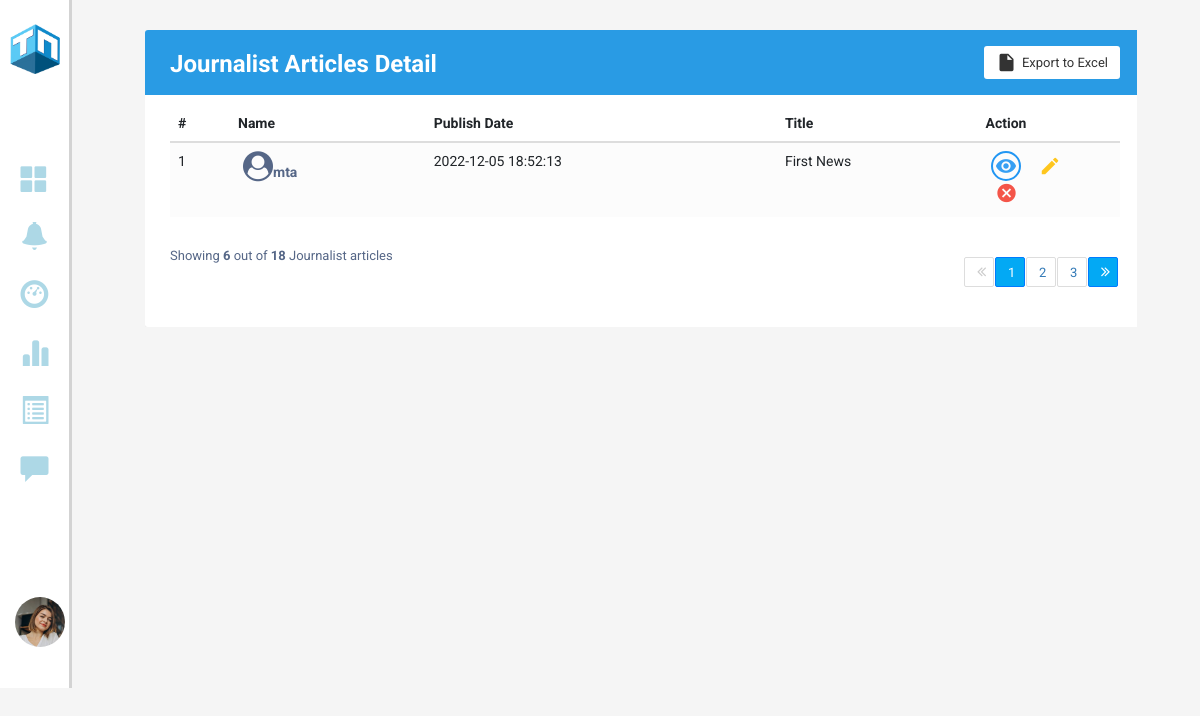
Page /Adminnotification on the earlier database version.
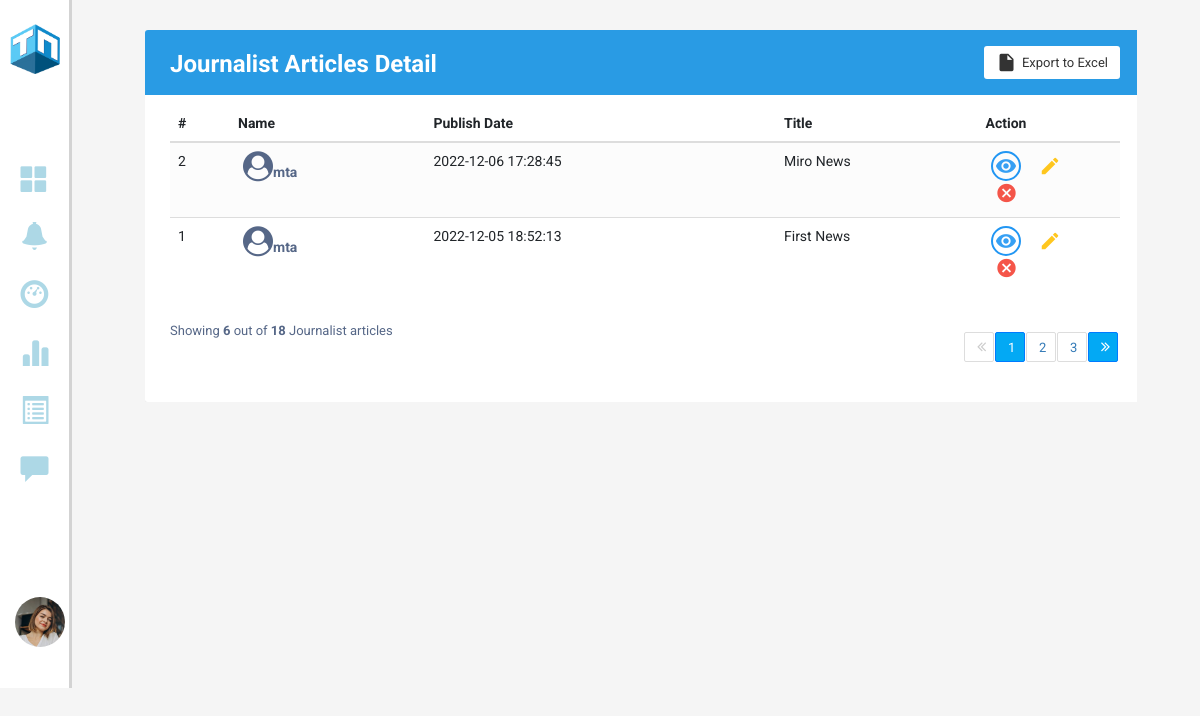
Same page on the later database version.
### models.py (models this page shows)
class News(db.Model):
    id = Column(Integer, primary_key = True)
    post_id = Column(Integer, ForeignKey('posts.id'), nullable=False)
    title = Column(String, nullable=False)
    category_id = Column(Integer, ForeignKey('categories.id'), nullable=False)
    image = Column(BLOB, nullable=False)
    mimetype = Column(String, nullable=False)
    commented_news = db.relationship('Comments', backref = backref('commented_news'), cascade = "all, delete")

class Users(db.Model, UserMixin):
    id = db.Column(db.Integer,  primary_key = True, nullable = False)
    email = Column(String, nullable=False, unique = True)
    username = Column(String, nullable=False)
    role = Column(String, nullable=False)
    password = Column(String, nullable=False)
    profile_pic = Column(BLOB, nullable=False)
    mimetype = Column(String, nullable=False)
    status = Column(Boolean, nullable=False)
    created_at = Column(DateTime, server_default = func.now(), nullable=False)
    updated_at = Column(DateTime, server_default = func.now(), server_onupdate = func.now(), nullable=False)
    poster = db.relationship('Posts', backref=backref('poster'), cascade = 'all, delete')
    reporter = db.relationship('Reports', backref=backref('reporter'), cascade = 'all, delete')
    bookmarker = db.relationship('Bookmarks', backref=backref('bookmarker'), cascade = 'all, delete')
    notifier = db.relationship('Notifications', backref=backref('notifier'), cascade = 'all, delete')

class Posts(db.Model):
    id = Column(Integer, primary_key = True)
    poster_id = Column(Integer, ForeignKey('users.id'), nullable=False)
    type_id = Column(Integer, ForeignKey('types.id'), nullable=False)
    description = Column(String, nullable=False)
    created_at = Column(DateTime, server_default = func.now(), nullable=False)
    updated_at = Column(DateTime, server_default = func.now(), server_onupdate = func.now(), nullable=False)
    article = db.relationship('News', backref=backref('article'), cascade = "all, delete")
    post = db.relationship('Reports', backref=backref('post'), cascade = "all, delete")
    comment_post = db.relationship('Comments', backref=backref('comment_post'), cascade = "all, delete")

### app.py (the view)
@app.route("/Adminnotification")
def Admin_notification():
    news = News.query.order_by(News.id.desc()).all()
    return render_template("AdminNotification.html", news = news)

### templates/AdminNotification.html (shortened to what this page needs)
<!DOCTYPE html>
<html lang="en">
<head>
    <link rel="stylesheet" type="text/css" href="/static/style.css">
    <link rel="stylesheet" href="https://stackpath.bootstrapcdn.com/bootstrap/4.5.0/css/bootstrap.min.css">
    <link rel="stylesheet" href="https://maxcdn.bootstrapcdn.com/font-awesome/4.7.0/css/font-awesome.min.css">
    <link rel="stylesheet" href="https://maxcdn.bootstrapcdn.com/bootstrap/3.3.6/css/bootstrap.min.css">
    <link rel="stylesheet" href="https://cdnjs.cloudflare.com/ajax/libs/font-awesome/4.7.0/css/font-awesome.min.css">
    <link rel="stylesheet" href="https://maxcdn.bootstrapcdn.com/bootstrap/3.3.7/css/bootstrap.min.css"
>
</head>
<body>
    <section class="GContent" style="background-color: #f2f3f4">
        {% include 'left_admin_menu.html' %}
        <div class="G1" style="width: 94%;">
            <div class="Gformat" style="width: 100%;">
                <div class="container-xl">
                    <div class="table-responsive">
                        <div class="table-wrapper">
                            <div class="table-title">
                                <div class="row">
                                    <div class="col-sm-5">
                                        <h2 style="color: white">Journalist Articles <b>Detail</b></h2>
                                    </div>
                                    <div class="col-sm-7">
                                        <a href="#" class="btn btn-secondary"><i class="material-icons">&#xE24D;</i>
                                            <span>Export to Excel</span></a>
                                    </div>
                                </div>
                            </div>
                            <table class="table table-striped table-hover">
                                <thead>
                                    <tr>
                                        <th>#</th>
                                        <th>Name</th>
                                        <th>Publish Date</th>
                                        <th>Title</th>
                                        <th style="width: 15%;">Action</th>
                                    </tr>
                                </thead>
                                <tbody>
                                    {% for article in news %}
                                    <tr>
                                        <td>{{article.id}}</td>
                                        <td><a href="#"><i class="fa fa-user-circle" aria-hidden="true"
                                                    style="font-size: 30px;"></i>{{article.article.poster.username}}</a></td>
                                        <td>{{article.article.created_at}}</td>
                                        <td>{{article.title}}</td>
                                        <td>
                                            <a href="#" class="view" title="View Article" data-toggle="tooltip"><i
                                                    class="material-icons">&#xE417;</i></a>
                                            <a href="#" class="edit" title="Write Note" data-toggle="tooltip"><i
                                                    class="material-icons">&#xE254;</i></a>
                                            <a href="#" class="delete" title="Delete Article" data-toggle="tooltip"><i
                                                    class="material-icons">&#xE5C9;</i></a>
                                        </td>
                                    </tr>
                                    {% endfor %}
                                </tbody>
                            </table>
                            <div class="clearfix">
                                <div class="hint-text">Showing <b>6</b> out of <b>18</b> Journalist articles</div>
                                <ul class="pagination">
                                    <li class="page-item disabled"><a href="#"><i class="fa fa-angle-double-left"
                                                style="margin-top: -8px;"></i></a></li>
                                    <li class="page-item active"><a href="#" class="page-link">1</a></li>
                                    <li class="page-item"><a href="#" class="page-link">2</a></li>
                                    <li class="page-item"><a href="#" class="page-link">3</a></li>
                                    <li class="page-item active "><a href="#" class="page-link"><i
                                                class="fa fa-angle-double-right" style="margin-top: -8px;"></i></a></li>
                                </ul>
                            </div>
                        </div>
                    </div>
                </div>
            </div>
        </div>
    </section>
</body>
</html>

### templates/left_admin_menu.html (shortened to what this page needs)
<div class="iconbar" style="background-color: white;">
    <a href="index.html"><img class="logo" src="/static/Images/navbarLogo.png" style="cursor: pointer;"
            tooltip-glyph="glyph-tooltip-demo" data-original-title="Home"></a>
    <a href="/Admindashboard"><span class="glyphicon glyphicon glyphicon-th-large icon-size"
            tooltip-glyph="glyph-tooltip-demo" data-original-title="Dashboard"></span></a><br>
    <a href="/Adminnotification"><span class="glyphicon glyphicon-bell icon-size"
            tooltip-glyph="glyph-tooltip-demo" data-original-title="Notifications"></span></a><br>
    <a href="/onlinestatus"><span class="glyphicon glyphicon glyphicon-dashboard icon-size"
            tooltip-glyph="glyph-tooltip-demo" data-original-title="Online_Status"></span></a><br>
    <a href="/Accountdetails"><span class="glyphicon glyphicon glyphicon-stats icon-size"
            tooltip-glyph="glyph-tooltip-demo" data-original-title="Registeration_Record"></span></a><br>
    <a href="/reportednews"><span class="glyphicon glyphicon-list-alt icon-size"
            tooltip-glyph="glyph-tooltip-demo" data-original-title="Reported_News"></span></a><br>
    <a href="/reportedComments"><span class="glyphicon glyphicon glyphicon-comment icon-size"
            tooltip-glyph="glyph-tooltip-demo" data-original-title="Reported_Comments"></span></a><br>
    <div class="nav-item dropdown">
        <a href="#" data-toggle="dropdown" class="nav-link  user-action"><img class="profile-pic"
                src="/static/Images/profile3.jpeg"></a>
    </div>
</div>

### static/style.css (style rules this page uses)
body { margin: 0; padding: 0; font-family: Arial, Helvetica, sans-serif; }
.nav-link img { border-radius: 50%; width: 36px; height: 36px; margin: -8px 0; float: left; margin-right: 10px; }
.GContent .iconbar { float: left; position: fixed; width: 6%; text-align: center; padding: 20px 5px; border-right-style: solid; border-color: lightgray; }
.iconbar .logo { width: 50px; height: 50px; text-align: center; margin-top: 4px; margin-bottom: 90px; }
.iconbar a { text-align: center; margin-bottom: 10px; }
.icon-size { font-size: 2em; text-align: center; margin-bottom: 30px; color: lightblue; }
.iconbar .profile-pic { width: 50px; height: 50px; border-radius: 50px; text-align: center; margin-top: 80px; margin-bottom: 21px; }
.GContent .G1 { float: left; margin-left: 6%; padding: 0 4%; width: 64%; }
.Gformat { float: left; width: 75%; padding-left: 10px; }
.Gformat h2 { margin-top: 19px; font-size: 20px; font-weight: bold; color: black; margin-right: 6px; }
.table-responsive { margin: 30px 0; }
.table-wrapper { min-width: 1000px; background: #fff; padding: 20px; box-shadow: 0 1px 1px rgba(0, 0, 0, .05); }
.table-title { padding-bottom: 10px; margin: 0 0 10px; min-width: 100%; }
.table-title h2 { margin: 8px 0 0; font-size: 22px; }
table.table tr th, table.table tr td { border-color: #e9e9e9; }
table.table-striped tbody tr:nth-of-type(odd) { background-color: #fcfcfc; }
table.table td:last-child { width: 130px; }
table.table td a { color: #a0a5b1; display: inline-block; margin: 0 5px; }
table.table td a.view { color: #03A9F4; }
table.table td a.edit { color: #FFC107; }
table.table td a.delete { color: #E34724; }
table.table td i { font-size: 19px; }
.pagination { float: right; margin: 0 0 5px; }
.pagination li a { border: none; font-size: 95%; width: 30px; height: 30px; color: #999; margin: 0 2px; line-height: 30px; border-radius: 30px !important; text-align: center; padding: 0; }
.pagination li.active a { background: #03A9F4; }
.pagination li.disabled i { color: #ccc; }
.pagination li i { font-size: 16px; padding-top: 6px }
.hint-text { float: left; margin-top: 6px; font-size: 95%; }
.table-wrapper { min-width: 1000px; background: #fff; padding: 20px 25px; border-radius: 3px; box-shadow: 0 1px 1px rgba(0, 0, 0, .05); }
.table-title { padding-bottom: 15px; background: #299be4; color: #fff; padding: 16px 30px; margin: -20px -25px 10px; border-radius: 3px 3px 0 0; }
.table-title h2 { margin: 5px 0 0; font-size: 24px; }
.table-title .btn { color: #566787; float: right; font-size: 13px; background: #fff; border: none; min-width: 50px; border-radius: 2px; border: none; outline: none !important; margin-left: 10px; }
.table-title .btn i { float: left; font-size: 21px; margin-right: 5px; }
.table-title .btn span { float: left; margin-top: 2px; }
table.table tr th, table.table tr td { border-color: #e9e9e9; padding: 12px 15px; vertical-align: middle; }
table.table tr th:first-child { width: 60px; }
table.table tr th:last-child { width: 100px; }
table.table td:last-child i { opacity: 0.9; font-size: 22px; margin: 0 5px; }
table.table td a { font-weight: bold; color: #566787; display: inline-block; text-decoration: none; }
table.table td a.delete { color: #F44336; }
.pagination li a { border: none; font-size: 13px; min-width: 30px; min-height: 30px; color: #999; margin: 0 2px; line-height: 30px; border-radius: 2px !important; text-align: center; padding: 0 6px; }
.pagination li.active a, .pagination li.active a.page-link { background: #03A9F4; }
.hint-text { float: left; margin-top: 10px; font-size: 13px; }
.table-wrapper .btn { float: right; color: #333; background-color: #fff; border-radius: 3px; border: none; outline: none !important; margin-left: 10px; }
.table-title .btn { font-size: 13px; border: none; }
.table-title { color: #fff; padding: 16px 25px; margin: -20px -25px 10px; border-radius: 3px 3px 0 0; }
table.table tr th:last-child { width: 80px; }
table.table td a.view { width: 30px; height: 30px; color: #2196F3; border: 2px solid; border-radius: 30px; text-align: center; }
table.table td a.view i { font-size: 22px; margin: 2px 0 0 1px; }

### templates/AdminNotification.html (style rules this page uses)
body { color: #566787; background: #f5f5f5; font-family: 'Roboto', sans-serif; }

Differences in the rows shown:
added News: id "2", article.poster.username "mta", article.created_at "2022-12-06 17:28:45", title "Miro News"
